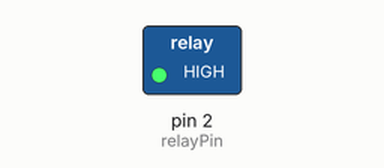
Recording of a sketch running on a simulated Arduino Uno, built with avr-gcc and run on an emulated ATmega328P. Shown: switched loads named in the sketch (green lamp = pin HIGH).

Above: at 0.1 s.
Timing chart, 0 to 1.6 s (numbered marks = the images above):
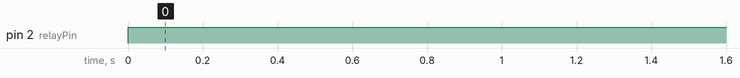

Measured:
- by itself, pin 2 (relayPin): LOW → HIGH at 0.00 s

The sketch:

waterant.ino
```cpp
int relayPin = 2;

void setup()
{
  pinMode(relayPin, OUTPUT);
}

void loop()
{
  digitalWrite(relayPin, HIGH);
  delay(0.5 * 3600 * 1000);
  digitalWrite(relayPin, LOW);
  delay(6 * 3600 * 1000);
}
```
